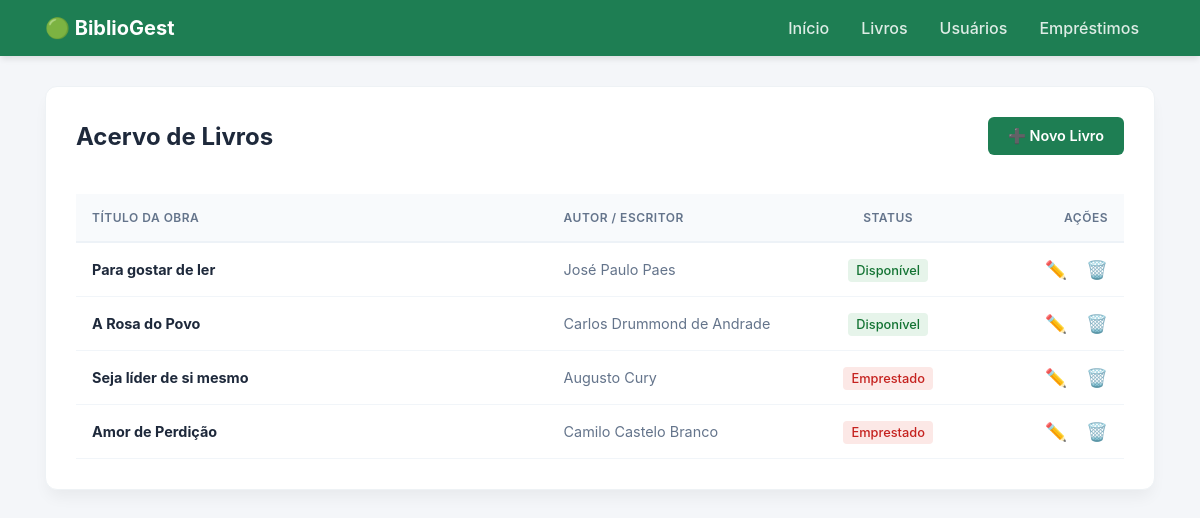
Screenshot of /livros/ with the database file from the repository.
### core/models.py (models this page shows, shortened)
class Livro(models.Model):
    titulo = models.CharField(max_length=200)
    autor = models.CharField(max_length=150)
    disponivel = models.BooleanField(default=True)  # Controle de status (🟢/🔴)

### core/views.py (the view)
# urls.py: path('livros/', lista_livros, name='lista_livros'),
def lista_livros(request):
    livros_do_banco = Livro.objects.all()
    return render(request, 'core/lista_livros.html', {'livros': livros_do_banco})

### core/templates/core/lista_livros.html
{% extends 'core/base.html' %}
{% block conteudo %}
<div class="d-flex justify-content-between align-items-center mb-4">
    <h2>Acervo de Livros</h2>
    <a href="{% url 'cadastrar_livro' %}" class="btn-biblioteca">
        ➕ Novo Livro
    </a>
</div>
<div class="table-responsive">
    <table class="custom-table">
        <thead>
            <tr>
                <th style="width: 45%;">Título da Obra</th>
                <th style="width: 25%;">Autor / Escritor</th>
                <th style="width: 15%; text-align: center;">Status</th>
                <th style="width: 15%; text-align: right;">Ações</th>
            </tr>
        </thead>
        <tbody>
            {% for livro in livros %}
            <tr>
                <td class="fw-bold" style="color: #1e293b;">{{ livro.titulo }}</td>
                <td style="color: #64748b;">{{ livro.autor }}</td>
                <td style="text-align: center;">
                    {% if livro.disponivel %}
                        <span class="badge-professor" style="background-color: #e6f4ea; color: #137333;">Disponível</span>
                    {% else %}
                        <span class="badge-servidor" style="background-color: #fce8e6; color: #c5221f;">Emprestado</span>
                    {% endif %}
                </td>
                <td style="text-align: right;">
                    <a href="{% url 'editar_livro' livro.id %}" class="action-link action-link-edit" title="Editar Livro">✏️</a>
                    <a href="{% url 'excluir_livro' livro.id %}" class="action-link action-link-delete" title="Excluir Livro" onclick="return confirm('Tem certeza que deseja remover este livro do acervo?');">🗑️</a>
                </td>
            </tr>
            {% empty %}
            <tr>
                <td colspan="4" style="text-align: center; color: #94a3b8; padding: 40px 0;">Nenhum livro cadastrado no acervo ainda.</td>
            </tr>
            {% endfor %}
        </tbody>
    </table>
</div>
{% endblock %}

### core/templates/core/base.html (shortened to what this page needs)
<!DOCTYPE html>
<html lang="pt-br">
<head>
    <link href="https://googleapis.com/css2?family=Inter:wght@300;400;500;600;700&display=swap" rel="stylesheet">
</head>
<body>
    <nav class="navbar">
        <div class="container d-flex justify-content-between align-items-center">
            <a class="navbar-brand" href="{% url 'home' %}">
                🟢 BiblioGest
            </a>
            <ul class="navbar-nav d-flex" style="flex-direction: row;">
                <li><a class="nav-link" href="{% url 'home' %}">Início</a></li>
                <li><a class="nav-link" href="{% url 'lista_livros' %}">Livros</a></li>
                <li><a class="nav-link" href="{% url 'lista_usuarios' %}">Usuários</a></li>
                <li><a class="nav-link" href="{% url 'lista_emprestimos' %}">Empréstimos</a></li>
            </ul>
        </div>
    </nav>
    <div class="container">
        <div class="main-container">
            {% block conteudo %}
            {% endblock %}
        </div>
    </div>
</body>
</html>

### core/templates/core/base.html (style rules this page uses)
* { box-sizing: border-box; font-family: 'Inter', sans-serif; }
body { background-color: #f4f6f9; margin: 0; padding: 0; color: #334155; }
.container { width: 100%; max-width: 1140px; margin-right: auto; margin-left: auto; padding-right: 15px; padding-left: 15px; }
.d-flex { display: flex !important; }
.justify-content-between { justify-content: space-between !important; }
.align-items-center { align-items: center !important; }
.mb-4 { margin-bottom: 1.5rem !important; }
.fw-bold { font-weight: 700 !important; }
.navbar { background-color: #1e7e53; padding: 1rem 0; box-shadow: 0 4px 6px -1px rgba(0,0,0,0.1); }
.navbar-brand { font-size: 1.25rem; color: #ffffff; text-decoration: none; font-weight: 700; display: flex; align-items: center; }
.navbar-nav { display: flex; list-style: none; margin: 0; padding-left: 0; }
.nav-link { color: rgba(255, 255, 255, 0.85); text-decoration: none; padding: 0.5rem 1rem; font-weight: 500; transition: color 0.2s; }
.main-container { background-color: #ffffff; border-radius: 12px; padding: 30px; margin-top: 30px; box-shadow: 0 10px 15px -3px rgba(0,0,0,0.05); border: 1px solid #eef2f5; }
.btn-biblioteca { background-color: #1e7e53; color: white; border: none; padding: 10px 20px; border-radius: 6px; font-weight: 600; text-decoration: none; display: inline-flex; align-items: center; transition: background 0.2s; font-size: 0.9rem; }
h2, h3 { color: #1e293b; margin: 0; font-weight: 700; }
.table-responsive { width: 100%; overflow-x: auto; }
.custom-table { width: 100%; border-collapse: collapse; text-align: left; margin-top: 15px; }
.custom-table thead th { background-color: #f8fafc; color: #64748b; font-weight: 600; text-transform: uppercase; font-size: 0.75rem; letter-spacing: 0.5px; padding: 16px; border-bottom: 2px solid #edf2f7; }
.custom-table tbody tr { border-bottom: 1px solid #f1f5f9; transition: background 0.2s; }
.custom-table tbody td { padding: 16px; font-size: 0.9rem; color: #334155; vertical-align: middle; }
.badge-professor { background-color: #e0f2fe; color: #0369a1; padding: 4px 8px; border-radius: 4px; font-size: 0.8rem; font-weight: 500; }
.badge-servidor { background-color: #f5f5f4; color: #44403c; padding: 4px 8px; border-radius: 4px; font-size: 0.8rem; font-weight: 500; }
.action-link { color: #475569; text-decoration: none; font-size: 1.1rem; margin-left: 15px; transition: color 0.2s; }

### rows the page displays
Livro: titulo "Para gostar de ler", autor "José Paulo Paes", disponivel "Disponível"
Livro: titulo "A Rosa do Povo", autor "Carlos Drummond de Andrade", disponivel "Disponível"
Livro: titulo "Seja líder de si mesmo", autor "Augusto Cury", disponivel "Emprestado"
Livro: titulo "Amor de Perdição", autor "Camilo Castelo Branco", disponivel "Emprestado"
